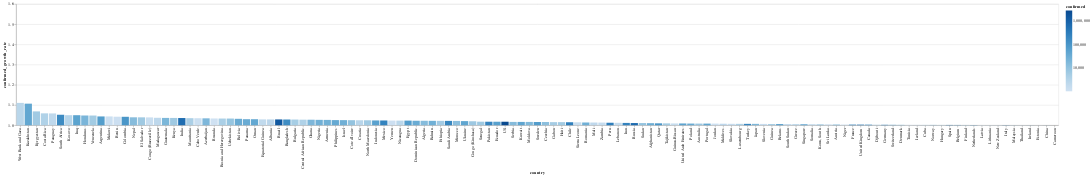

The cell this chart's notebook holds for it:
### Markdown cell above
# Tasa de contagios por país

El color corresponde con la cantidad de casos confirmados

### Code cell
today_df = global_df[
    (global_df.date == global_df.date.max()) & 
    (global_df.confirmed > 1000)
]


alt.Chart(today_df).mark_bar().encode(
    x=alt.X(
        'country', 
        sort=list(
            today_df.set_index('country')
                    .confirmed_growth_rate
                    .sort_values()
                    .index[::-1]
        )
    ),
    y=alt.X(
        'confirmed_growth_rate', 
        scale=alt.Scale(domain=[1, 1.6], clamp=True)
    ),
    color=alt.Color('confirmed', scale=alt.Scale(type='log')),
    tooltip=list(today_df.columns)
)

### Figure 1 — Vega-Lite specification as saved in the notebook (floating-point values rounded to 4 significant figures; data arrays with more than 128 entries replaced by an {"elided": "..."} marker saying what was removed)
{"config": {"view": {"continuousWidth": 400, "continuousHeight": 300}}, "data": {"name": "data-f7a7b04903fc58a5f33bd67fd0efb27c"}, "mark": "bar", "encoding": {"color": {"type": "quantitative", "field": "confirmed", "scale": {"type": "log"}}, "tooltip": [{"type": "temporal", "field": "date"}, {"type": "nominal", "field": "country"}, {"type": "quantitative", "field": "confirmed"}, {"type": "quantitative", "field": "recovered"}, {"type": "quantitative", "field": "death"}, {"type": "quantitative", "field": "confirmed_growth_rate"}, {"type": "quantitative", "field": "death_growth_rate"}, {"type": "temporal", "field": "first_infaction_date"}, {"type": "quantitative", "field": "days_from_first_infection"}, {"type": "temporal", "field": "tenth_infaction_date"}, {"type": "quantitative", "field": "days_from_tenth_infection"}, {"type": "temporal", "field": "first_death_date"}, {"type": "quantitative", "field": "days_from_first_death"}, {"type": "temporal", "field": "tenth_death_date"}, {"type": "quantitative", "field": "days_from_tenth_death"}], "x": {"type": "nominal", "field": "country", "sort": {"elided": "129 str values"}}, "y": {"type": "quantitative", "field": "confirmed_growth_rate", "scale": {"clamp": true, "domain": [1, 1.6]}}}, "$schema": "https://vega.github.io/schema/vega-lite/v4.8.1.json", "datasets": {"data-f7a7b04903fc58a5f33bd67fd0efb27c": {"elided": "129 records"}}}
